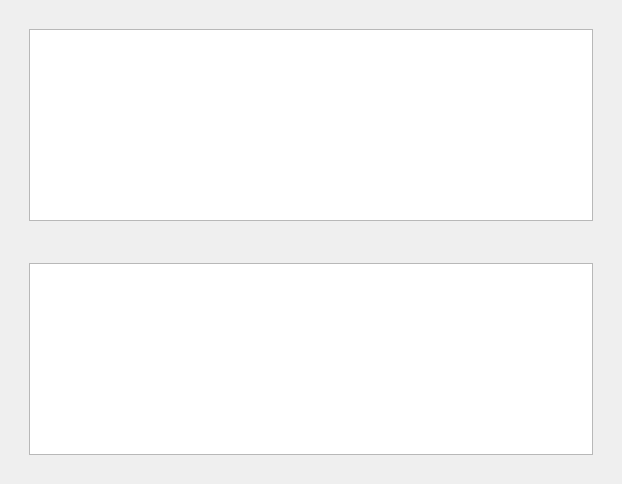
        <widget class="QWidget" name="widget_2" native="true">
         <layout class="QVBoxLayout" name="verticalLayout">
          <item>
           <widget class="QWidget" name="forceGraph" native="true">
            <property name="styleSheet">
             <string notr="true"/>
            </property>
            <layout class="QGridLayout" name="gridLayout_7">
             <item row="0" column="0">
              <widget class="QWidget" name="forceWidget" native="true">
               <property name="minimumSize">
                <size>
                 <width>0</width>
                 <height>0</height>
                </size>
               </property>
               <layout class="QGridLayout" name="gridLayout_10">
                <item row="0" column="0">
                 <widget class="QGraphicsView" name="graphicsView_2">
                  <property name="cursor" stdset="0">
                   <cursorShape>PointingHandCursor</cursorShape>
                  </property>
                 </widget>
                </item>
               </layout>
              </widget>
             </item>
            </layout>
           </widget>
          </item>
          <item>
           <widget class="QWidget" name="stressGraph" native="true">
            <property name="minimumSize">
             <size>
              <width>600</width>
              <height>0</height>
             </size>
            </property>
            <property name="styleSheet">
             <string notr="true"/>
            </property>
            <layout class="QGridLayout" name="gridLayout_6">
             <item row="0" column="0">
              <widget class="QWidget" name="stressWidget" native="true">
               <layout class="QGridLayout" name="gridLayout_9">
                <item row="0" column="0">
                 <widget class="QGraphicsView" name="graphicsView">
                  <property name="minimumSize">
                   <size>
                    <width>0</width>
                    <height>0</height>
                   </size>
                  </property>
                  <property name="cursor" stdset="0">
                   <cursorShape>PointingHandCursor</cursorShape>
                  </property>
                 </widget>
                </item>
               </layout>
              </widget>
             </item>
            </layout>
           </widget>
          </item>
         </layout>
        </widget>
